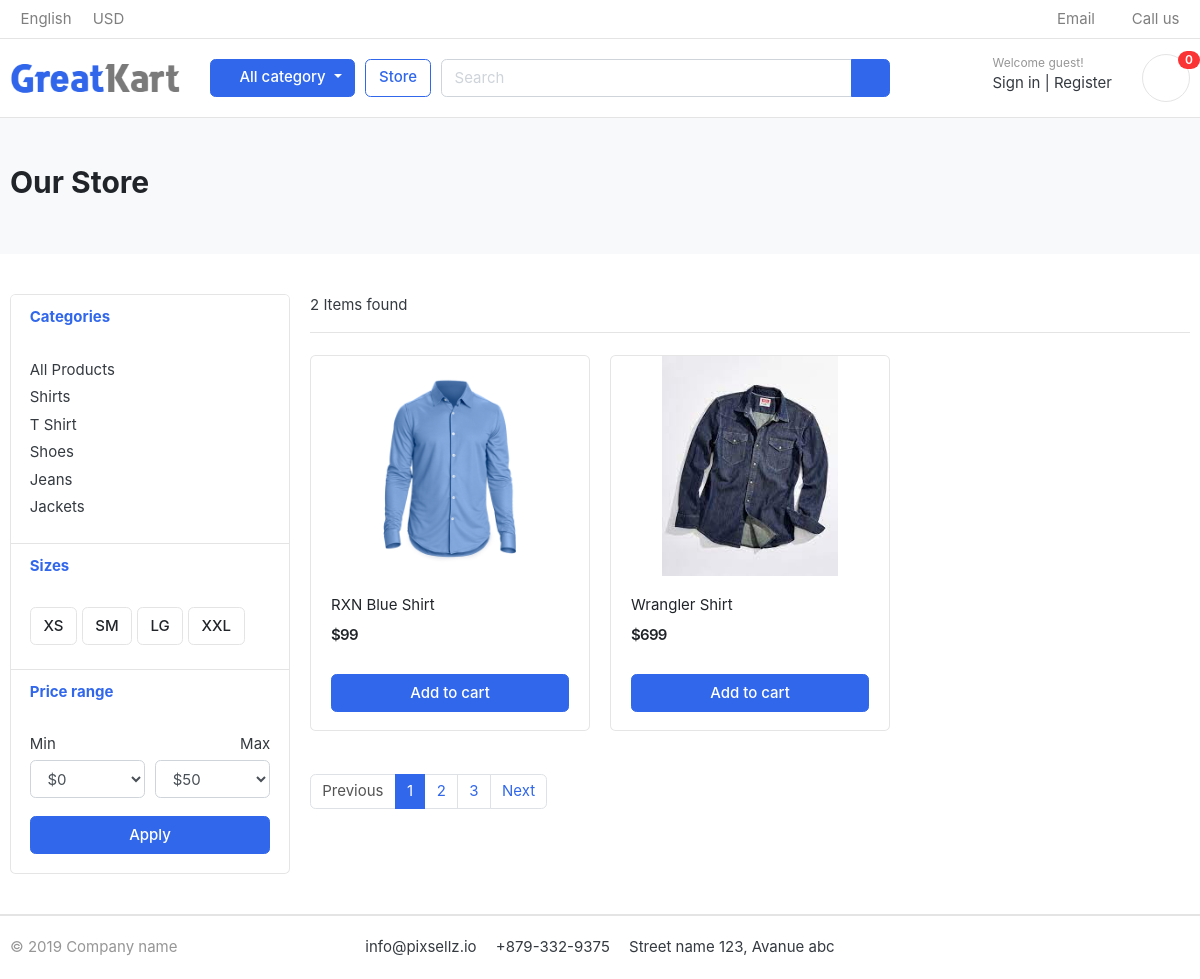
Page /store/shirts/ on the committed database.
### category/models.py (models this page shows, shortened)
class Category(models.Model):
    category_name = models.CharField(max_length=50, unique=True)
    slug = models.SlugField(max_length=100, unique=True)
    description = models.TextField(max_length=255,blank= True)
    cat_image = models.ImageField(upload_to = 'photos/categories',blank = True)
    class Meta:
        verbose_name = 'category'
        verbose_name_plural = 'categoires'
    def get_url(self):
        return reverse('products_by_category',args=[self.slug])

### store/models.py (models this page shows, shortened)
class Product(models.Model):
    product_name        = models.CharField(max_length=200, unique=True)
    slug                = models.SlugField(max_length=200, unique=True)
    description         = models.TextField(max_length=500, blank=True)
    price               = models.IntegerField()
    images              = models.ImageField(upload_to = 'photos/products')
    stock               = models.IntegerField()
    is_available        = models.BooleanField(default=True)
    category            = models.ForeignKey(Category, on_delete=models.CASCADE)
    created_date        = models.DateTimeField(auto_now_add= True)
    modified_date       = models.DateTimeField(auto_now=True)
    def get_url(self):
        return reverse ('product_detail', args=[self.category.slug,self.slug])

### store/views.py (the view)
# urls.py: path('store/', include('store.urls')),
def store(request, category_slug=None):
    categories = None
    products = None
    if category_slug != None:
        categories = get_object_or_404(Category, slug=category_slug)
        products = Product.objects.filter(category=categories, is_available=True)
        product_count = products.count()
    else:
        products = Product.objects.all().filter(is_available=True)
        product_count = products.count()
    context = {
        'products': products,
        'product_count':product_count,
    }
    return render(request,'store/store.html', context)

### category/context_processors.py (called while the page is built)
def menu_links(request):
    links = Category.objects.all()
    return dict(links=links)

### templates/store/store.html (shortened to what this page needs)
{% extends 'base.html' %}
{% block content %}
<section class="section-pagetop bg">
    <div class="container">
        <h2 class="title-page">Our Store</h2>
    </div>
    </section>
    <section class="section-content padding-y">
    <div class="container">
    <div class="row">
        <aside class="col-md-3">
    <div class="card">
        <article class="filter-group">
            <header class="card-header">
                <a href="#" data-toggle="collapse" data-target="#collapse_1" aria-expanded="true" class="">
                    <i class="icon-control fa fa-chevron-down"></i>
                    <h6 class="title">Categories</h6>
                </a>
            </header>
            <div class="filter-content collapse show" id="collapse_1" style="">
                <div class="card-body">
                    <ul class="list-menu">
                    <li><a href="{% url 'store'%}">All Products </a></li>
                    {% for category in links%}
                        <li><a href="{{category.get_url}}">{{category.category_name}}</a></li>
                    {% endfor %}
                    </ul>
                </div>
            </div>
        </article>
        <article class="filter-group">
            <header class="card-header">
                <a href="#" data-toggle="collapse" data-target="#collapse_4" aria-expanded="true" class="">
                    <i class="icon-control fa fa-chevron-down"></i>
                    <h6 class="title">Sizes </h6>
                </a>
            </header>
            <div class="filter-content collapse show" id="collapse_4" style="">
                <div class="card-body">
                  <label class="checkbox-btn">
                    <span class="btn btn-light"> XS </span>
                  </label>
                  <label class="checkbox-btn">
                    <span class="btn btn-light"> SM </span>
                  </label>
                  <label class="checkbox-btn">
                    <span class="btn btn-light"> LG </span>
                  </label>
                  <label class="checkbox-btn">
                    <span class="btn btn-light"> XXL </span>
                  </label>
            </div>
            </div>
        </article>
        <article class="filter-group">
            <header class="card-header">
                <a href="#" data-toggle="collapse" data-target="#collapse_3" aria-expanded="true" class="">
                    <i class="icon-control fa fa-chevron-down"></i>
                    <h6 class="title">Price range </h6>
                </a>
            </header>
            <div class="filter-content collapse show" id="collapse_3" style="">
                <div class="card-body">
                    <div class="form-row">
                    <div class="form-group col-md-6">
                      <label>Min</label>
                          <select class="mr-2 form-control">
                            <option value="0">$0</option>
                        </select>
                    </div>
                    <div class="form-group text-right col-md-6">
                      <label>Max</label>
                          <select class="mr-2 form-control">
                            <option value="50">$50</option>
                        </select>
                    </div>
                    </div>
                    <button class="btn btn-block btn-primary">Apply</button>
                </div>
            </div>
        </article>
    </div>
        </aside>
        <main class="col-md-9">
    <header class="border-bottom mb-4 pb-3">
            <div class="form-inline">
                <span class="mr-md-auto">{{product_count}} Items found </span>
            </div>
    </header>
    <div class="row">
        {% for product in products %}
        <div class="col-md-4">
            <figure class="card card-product-grid">
                <div class="img-wrap">
                    <a href="{{product.get_url}}"><img src="{{product.images.url}}"></a>
                </div>
                <figcaption class="info-wrap">
                    <div class="fix-height">
                        <a href="{{product.get_url}}" class="title">{{ product.product_name }}</a>
                        <div class="price-wrap mt-2">
                            <span class="price">${{product.price}}</span>
                        </div>
                    </div>
                    <a href="#" class="btn btn-block btn-primary">Add to cart </a>
                </figcaption>
            </figure>
        </div>
        {% endfor %}
    </div>
    <nav class="mt-4" aria-label="Page navigation sample">
      <ul class="pagination">
        <li class="page-item disabled"><a class="page-link" href="#">Previous</a></li>
        <li class="page-item active"><a class="page-link" href="#">1</a></li>
        <li class="page-item"><a class="page-link" href="#">2</a></li>
        <li class="page-item"><a class="page-link" href="#">3</a></li>
        <li class="page-item"><a class="page-link" href="#">Next</a></li>
      </ul>
    </nav>
        </main>
    </div>
    </div>
    </section>
{% endblock %}

### templates/base.html (shortened to what this page needs)
{% load static %}
<!DOCTYPE HTML>
<html lang="en">
<head>
<link href="{% static 'css/bootstrap.css' %}" rel="stylesheet" type="text/css"/>
<link href="{% static 'fonts/fontawesome/css/all.min.css' %}" type="text/css" rel="stylesheet">
<link href="{% static 'css/ui.css' %}" rel="stylesheet" type="text/css"/>
<link href="{% static 'css/responsive.css'%}" rel="stylesheet" media="only screen and (max-width: 1200px)" />
</head>
<body>
    {% include 'includes/navbar.html' %}
    {% block content %}{% endblock %}
    {% include 'includes/footer.html' %}
</body>
</html>

### templates/includes/navbar.html (shortened to what this page needs)
{% load static %}
<header class="section-header">
    <nav class="navbar p-md-0 navbar-expand-sm navbar-light border-bottom">
    <div class="container">
      <div class="collapse navbar-collapse" id="navbarTop4">
        <ul class="navbar-nav mr-auto">
            <li class="nav-item dropdown">
                 <a href="#" class="nav-link">   English </a>
            </li>
            <li class="nav-item dropdown">
                <a href="#" class="nav-link"> USD </a>
            </li>
        </ul>
        <ul class="navbar-nav">
            <li><a href="#" class="nav-link"> <i class="fa fa-envelope"></i> Email </a></li>
            <li><a href="#" class="nav-link"> <i class="fa fa-phone"></i> Call us </a></li>
        </ul>
      </div>
    </div>
    </nav>
    <section class="header-main border-bottom">
        <div class="container">
    <div class="row align-items-center">
        <div class="col-lg-2 col-md-3 col-6">
            <a href="{% url 'home'%}" class="brand-wrap">
                <img class="logo" src="{% static './images/logo.png' %}">
            </a>
        </div>
        <div class="col-lg col-sm col-md col-6 flex-grow-0">
            <div class="category-wrap dropdown d-inline-block float-right">
                <button type="button" class="btn btn-primary dropdown-toggle" data-toggle="dropdown">
                    <i class="fa fa-bars"></i> All category
                </button>
            </div>
        </div>
        <a href="{% url 'store' %}" class="btn btn-outline-primary">Store</a>
        <div class="col-lg  col-md-6 col-sm-12 col">
            <form action="#" class="search">
                <div class="input-group w-100">
                    <input type="text" class="form-control" style="width:60%;" placeholder="Search">
                    <div class="input-group-append">
                      <button class="btn btn-primary" type="submit">
                        <i class="fa fa-search"></i>
                      </button>
                    </div>
                </div>
            </form>
        </div>
        <div class="col-lg-3 col-sm-6 col-8 order-2 order-lg-3">
                    <div class="d-flex justify-content-end mb-3 mb-lg-0">
                        <div class="widget-header">
                            <small class="title text-muted">Welcome guest!</small>
                            <div>
                                <a href="./signin.html">Sign in</a> <span class="dark-transp"> | </span>
                                <a href="./register.html"> Register</a>
                            </div>
                        </div>
                        <a href="./cart.html" class="widget-header pl-3 ml-3">
                            <div class="icon icon-sm rounded-circle border"><i class="fa fa-shopping-cart"></i></div>
                            <span class="badge badge-pill badge-danger notify">0</span>
                        </a>
                    </div>
                </div>
    </div>
        </div>
    </section>
    </header>

### templates/includes/footer.html
<footer class="section-footer border-top">
	<div class="container">
		<section class="footer-bottom border-top row">
			<div class="col-md-2">
				<p class="text-muted"> &copy 2019 Company name </p>
			</div>
			<div class="col-md-8 text-md-center">
				<span  class="px-2">info@pixsellz.io</span>
				<span  class="px-2">+879-332-9375</span>
				<span  class="px-2">Street name 123, Avanue abc</span>
			</div>
			<div class="col-md-2 text-md-right text-muted">
				<i class="fab fa-lg fa-cc-visa"></i>
				<i class="fab fa-lg fa-cc-paypal"></i>
				<i class="fab fa-lg fa-cc-mastercard"></i>
			</div>
		</section>
	</div>
</footer>

### static/css/ui.css (style rules this page uses)
html { font-family: "Inter", sans-serif; font-size: 15px; }
.img-wrap { text-align: center; display: block; }
.img-wrap img { max-width: 100%; }
.price-wrap { letter-spacing: -0.7px; }
.icon-xs, .icon-sm, .icon-md, .icon-lg { display: inline-block; text-align: center; flex-shrink: 0; flex-grow: 0; }
.icon-sm { width: 48px; height: 48px; line-height: 48px !important; font-size: 20px; }
.padding-y { padding-top: 40px; padding-bottom: 40px; }
figure { margin-bottom: 0; }
article:after, .form-group:after { display: block; clear: both; content: ""; }
.bg { background-color: #f8f9fa; }
.title-page { color: #212529; }
p:last-child { margin-bottom: 0; }
.header-main { position: relative; padding-top: 1rem; padding-bottom: 1rem; }
.brand-wrap .logo, .navbar-brand .logo { margin-right: 7px; max-height: 42px; display: inline-block; }
.widget-header { display: inline-block; vertical-align: middle; position: relative; }
.widget-header a { color: #343a40; }
.widget-header i { color: #969696; }
.widget-header .title { display: block; }
.widget-header .notify { position: absolute; top: -3px; right: -10px; }
.footer-bottom { padding-top: 20px; padding-bottom: 20px; }
.btn-light { background-color: #fff; border-color: #e4e4e4; }
[class*=list-] li:after { visibility: hidden; display: block; content: ""; overflow: hidden; height: 0; clear: both; }
.list-menu { list-style: none; margin: 0; padding-left: 0; }
.list-menu li { margin-bottom: 5px; }
.list-menu a { color: #343a40; }
[class*=card-product] a.title { color: #212529; display: block; }
[class*=card-product] .img-wrap { overflow: hidden; position: relative; }
[class*=card-product] .img-wrap img { height: 100%; max-width: 100%; width: auto; display: inline-block; -o-object-fit: cover; object-fit: cover; }
.card-product-grid { margin-bottom: 20px; }
.card-product-grid .img-wrap { border-radius: 0.2rem 0.2rem 0 0; height: 220px; }
.card-product-grid .info-wrap { overflow: hidden; padding: 18px 20px; }
.card-product-grid .fix-height { height: 80px; overflow: hidden; }
.card .img-wrap { overflow: hidden; }
.notify { position: absolute; top: -4px; right: -10px; display: inline-block; padding: 0.25em 0.6em; font-size: 12px; line-height: 1; text-align: center; border-radius: 3rem; color: #fff; background-color: #fa3434; }
.price { font-weight: 600; color: #212529; }
.icon-control { margin-top: 5px; float: right; font-size: 80%; }
.card-header .title { margin-bottom: 0; line-height: 1.5; }
.filter-group { border-bottom: 1px solid #e4e4e4; }
.filter-group .card-header { border-bottom: 0; }
.filter-group:last-child { border-bottom: 0; }
.checkbox-btn { position: relative; }
.section-pagetop { padding: 45px 0; }

### rows in the picture
Category: category_name "Shirts"
Category: category_name "T Shirt"
Category: category_name "Shoes"
Category: category_name "Jeans"
Category: category_name "Jackets"
Product: images (picture), product_name "RXN Blue Shirt", price "99"
Product: images (picture), product_name "Wrangler Shirt", price "699"

### other values in the picture
{{ product_count }} "2"
